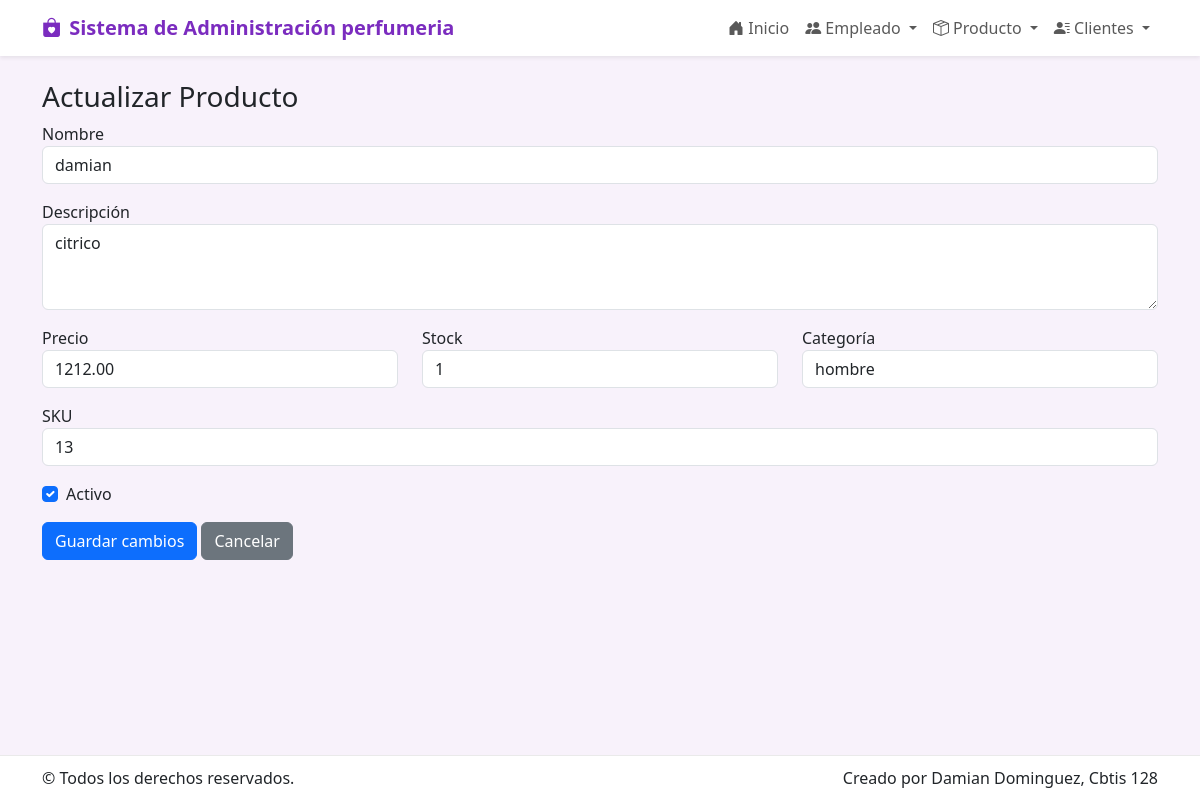
The page /producto/actualizar/2/ on the database its author committed.
### app_perfumeria/models.py (models this page shows, shortened)
class Producto(models.Model):
    nombre = models.CharField(max_length=150, unique=True)
    descripcion = models.TextField(blank=True, null=True)
    precio = models.DecimalField(max_digits=10, decimal_places=2, default=0.00)
    stock = models.PositiveIntegerField(default=0)
    categoria = models.CharField(max_length=100, blank=True, null=True)
    fecha_creacion = models.DateField(auto_now_add=True)
    activo = models.BooleanField(default=True)
    sku = models.CharField(max_length=50, blank=True, null=True)

### app_perfumeria/views.py (the view)
# urls.py: path('producto/actualizar/<int:producto_id>/', views.actualizar_producto, name='actualizar_producto'),
def actualizar_producto(request, producto_id):
    producto = get_object_or_404(Producto, id=producto_id)
    return render(request, 'producto/actualizar_producto.html', {'producto': producto})

### app_perfumeria/templates/producto/actualizar_producto.html (shortened to what this page needs)
{% extends 'base.html' %}
{% block content %}
<h3>Actualizar Producto</h3>
<form method="post" action="{% url 'realizar_actualizacion_producto' producto.id %}">
  <div class="mb-3"><label>Nombre</label><input class="form-control" name="nombre" value="{{ producto.nombre }}"></div>
  <div class="mb-3"><label>Descripción</label><textarea class="form-control" name="descripcion" rows="3">{{ producto.descripcion }}</textarea></div>
  <div class="row">
    <div class="col-md-4 mb-3"><label>Precio</label><input type="number" step="0.01" class="form-control" name="precio" value="{{ producto.precio }}"></div>
    <div class="col-md-4 mb-3"><label>Stock</label><input type="number" class="form-control" name="stock" value="{{ producto.stock }}"></div>
    <div class="col-md-4 mb-3"><label>Categoría</label><input class="form-control" name="categoria" value="{{ producto.categoria }}"></div>
  </div>
  <div class="mb-3"><label>SKU</label><input class="form-control" name="sku" value="{{ producto.sku }}"></div>
  <div class="form-check mb-3">
    <input type="checkbox" class="form-check-input" id="activo" name="activo" {% if producto.activo %}checked{% endif %}>
    <label class="form-check-label" for="activo">Activo</label>
  </div>
  <button class="btn btn-primary">Guardar cambios</button>
  <a class="btn btn-secondary" href="{% url 'ver_producto' %}">Cancelar</a>
</form>
{% endblock %}

### app_perfumeria/templates/base.html (style rules this page uses)
:root { --morado: #7b2cbf; --rosa: #ff6bcb; --suave: #f8f2fb; }
body { background: var(--suave); }

### rows shown on the page
Producto: nombre "damian", descripcion "citrico", precio "1212.00", stock "1", categoria "hombre", sku "13", activo "☑"
